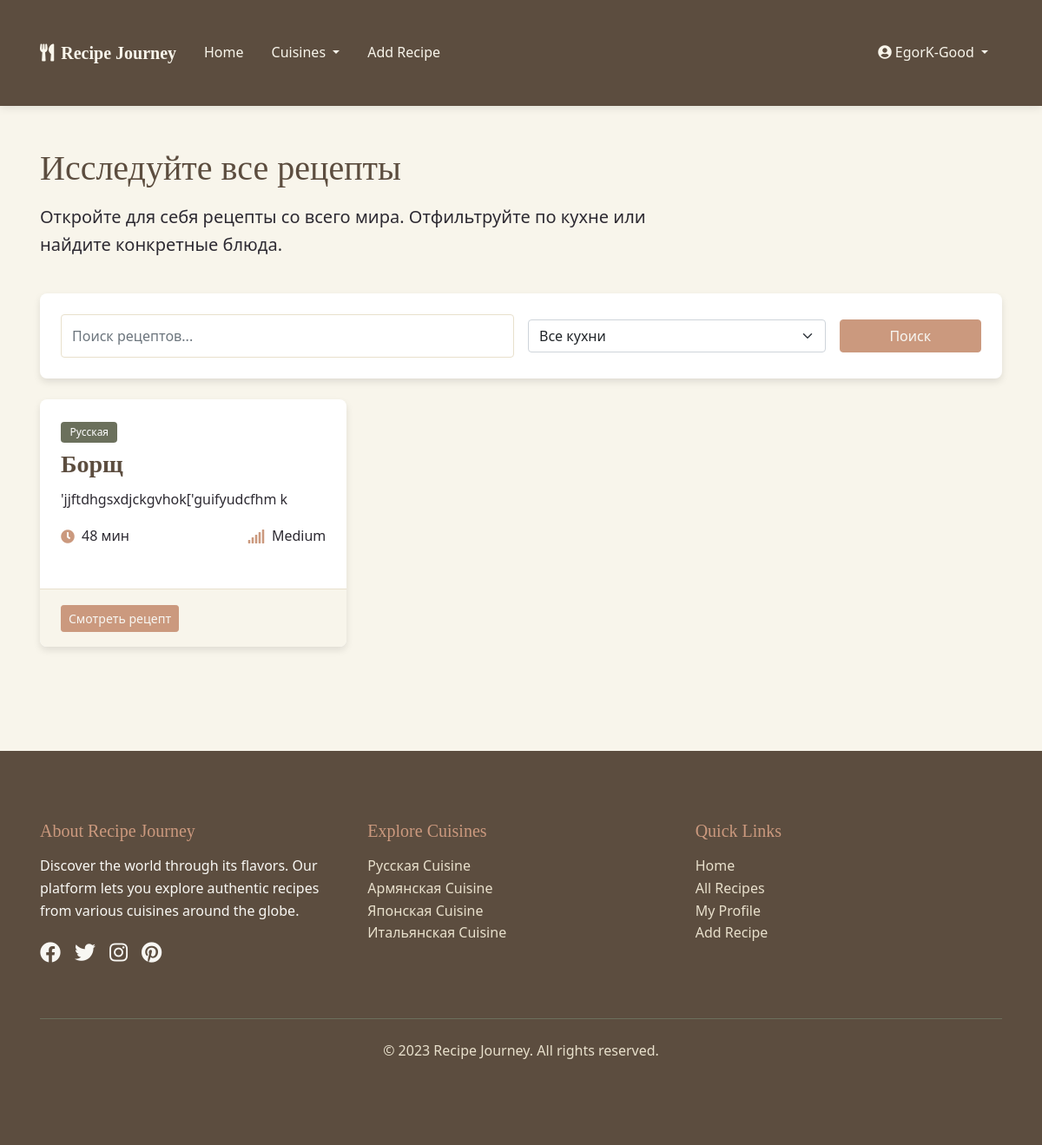
Before: /recipes (signed in) with the older database file.
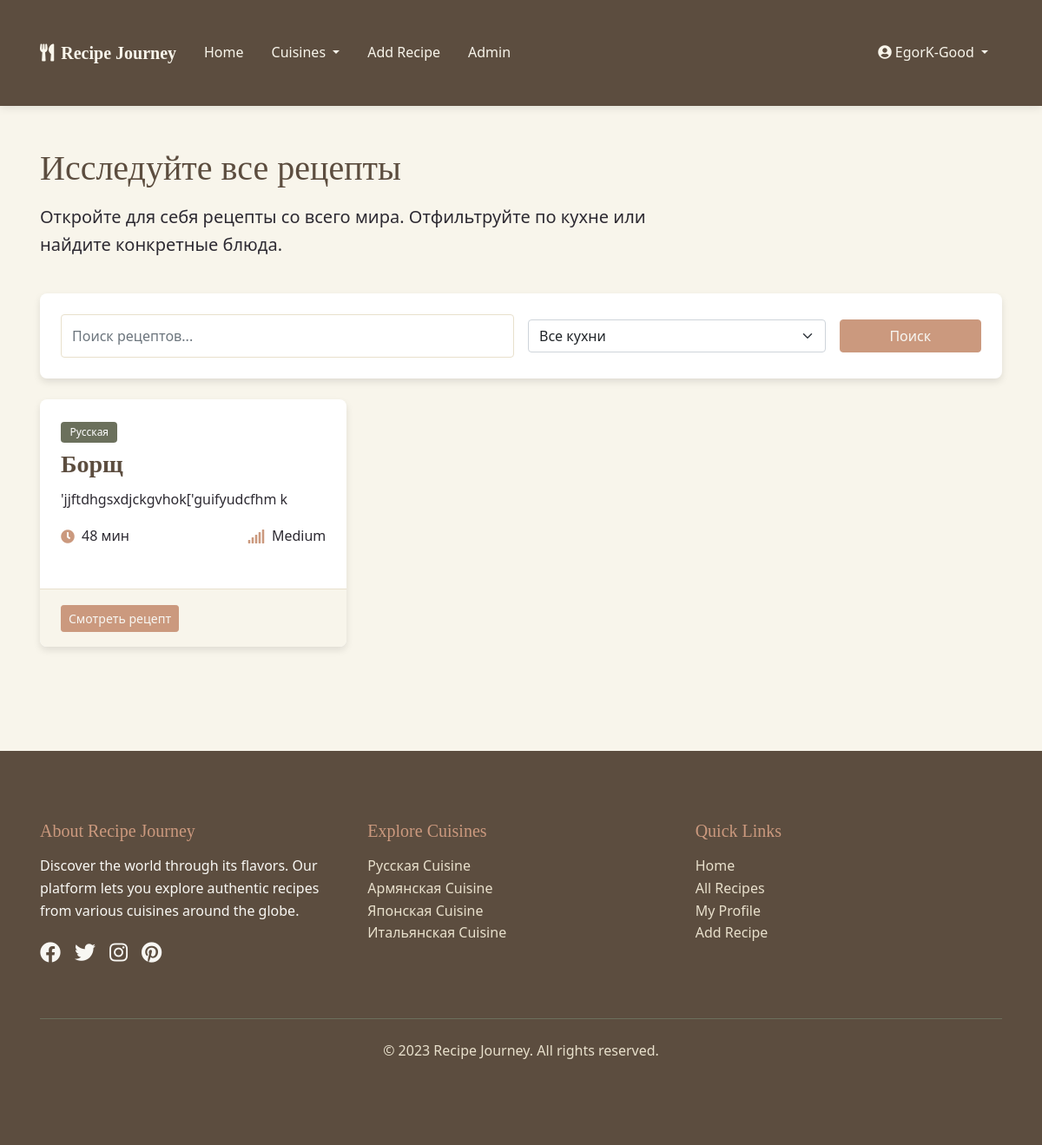
After: the same page with the newer database file.
### routes.py (the view)
@app.route('/recipes')
def recipes():
    form = SearchForm()
    cuisines = Cuisine.query.all()
    form.cuisine.choices = [(0, 'Все кухни')] + [(c.id, c.name) for c in cuisines]
    cuisine_id = request.args.get('cuisine', 0, type=int)
    search_query = request.args.get('query', '')
    query = Recipe.query
    if cuisine_id:
        query = query.filter_by(cuisine_id=cuisine_id)
        form.cuisine.data = cuisine_id
    if search_query:
        form.query.data = search_query
        query = query.filter(Recipe.title.ilike(f'%{search_query}%'))
    page = request.args.get('page', 1, type=int)
    per_page = 9  # Number of recipes per page
    recipes_pagination = query.order_by(Recipe.created_at.desc()).paginate(page=page, per_page=per_page, error_out=False)
    return render_template('recipes.html', form=form, recipes=recipes_pagination, cuisines=cuisines)

### forms.py
class SearchForm(FlaskForm):
    query = StringField('Поиск рецептов', validators=[Optional()])
    cuisine = SelectField('Кухня', coerce=int, validators=[Optional()], default=0)
    submit = SubmitField('Поиск')

### app.py (called while the page is built)
@login_manager.user_loader
def load_user(user_id):
    from models import User
    return User.query.get(int(user_id))

### templates/recipes.html (shortened to what this page needs)
{% extends 'base.html' %}
{% block content %}
<div class="container py-5">
    <div class="row mb-4">
        <div class="col-md-8">
            <h1>
                {% if cuisine %}
                    {{ cuisine.name }} кухня
                {% else %}
                    Исследуйте все рецепты
                {% endif %}
            </h1>
            {% if cuisine %}
                <p class="lead">{{ cuisine.description }}</p>
            {% else %}
                <p class="lead">Откройте для себя рецепты со всего мира. Отфильтруйте по кухне или найдите конкретные блюда.</p>
            {% endif %}
        </div>
    </div>
    <div class="search-box mb-4">
        <form method="GET" action="{{ url_for('recipes') }}" class="row g-3 align-items-center">
            <div class="col-md-6">
                {{ form.query(class="form-control", placeholder="Поиск рецептов...") }}
            </div>
            <div class="col-md-4">
                {{ form.cuisine(class="form-select") }}
            </div>
            <div class="col-md-2">
                {{ form.submit(class="btn btn-primary w-100") }}
            </div>
        </form>
    </div>
    {% if recipes.items %}
        <div class="row">
            {% for recipe in recipes.items %}
                <div class="col-lg-4 col-md-6 mb-4">
                    <div class="card h-100 animate-on-scroll">
                        <div class="card-body">
                            <span class="badge badge-cuisine mb-2">{{ recipe.cuisine.name }}</span>
                            <h3 class="card-title">{{ recipe.title }}</h3>
                            <p class="card-text">{{ recipe.description[:100] }}{% if recipe.description|length > 100 %}...{% endif %}</p>
                            <div class="d-flex justify-content-between align-items-center mt-3">
                                <div class="recipe-meta-item">
                                    <i class="fas fa-clock text-olive"></i>
                                    <span>{{ recipe.prep_time + recipe.cook_time }} мин</span>
                                </div>
                                <div class="recipe-meta-item">
                                    <i class="fas fa-signal text-olive"></i>
                                    <span>{{ recipe.difficulty }}</span>
                                </div>
                            </div>
                        </div>
                        <div class="card-footer d-flex justify-content-between align-items-center">
                            <a href="{{ url_for('recipe_detail', recipe_id=recipe.id) }}" class="btn btn-sm btn-primary">Смотреть рецепт</a>
                            {% if current_user.is_authenticated %}
                                {% set is_favorite = current_user.favorites.filter_by(recipe_id=recipe.id).first() %}
                                <button class="btn btn-favorite {% if is_favorite %}active{% endif %}"
                                        data-recipe-id="{{ recipe.id }}">
                                </button>
                            {% endif %}
                        </div>
                    </div>
                </div>
            {% endfor %}
        </div>
    {% endif %}
</div>
{% endblock %}

### templates/base.html (shortened to what the changed rows need)
<!DOCTYPE html>
<html lang="en">
<head>
    <link href="https://cdn.jsdelivr.net/npm/bootstrap@5.1.3/dist/css/bootstrap.min.css" rel="stylesheet">
    <link rel="stylesheet" href="https://cdnjs.cloudflare.com/ajax/libs/font-awesome/5.15.4/css/all.min.css">
    <link rel="stylesheet" href="{{ url_for('static', filename='css/main.css') }}">
</head>
<body>
    <nav class="navbar navbar-expand-lg navbar-dark">
        <div class="container">
            <div class="collapse navbar-collapse" id="navbarNav">
                <ul class="navbar-nav me-auto">
                    {% if current_user.is_authenticated %}
                        {% if current_user.is_admin %}
                            <li class="nav-item">
                                <a class="nav-link {% if request.path == url_for('admin_dashboard') %}active{% endif %}" href="{{ url_for('admin_dashboard') }}">Admin</a>
                            </li>
                        {% endif %}
                    {% endif %}
                </ul>
            </div>
        </div>
    </nav>
    <main>
        {% block content %}{% endblock %}
    </main>
</body>
</html>

Changed rows visible on the page:
changed User "EgorK-Good": is_admin False → True (drawn)
Other visible differences:
text now shown: "Admin"
